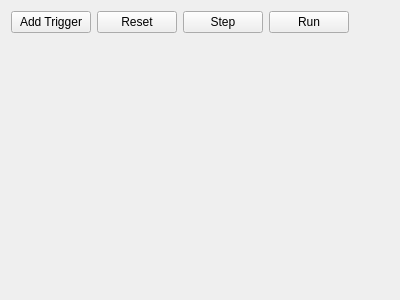
<?xml version="1.0" encoding="UTF-8"?>
<ui version="4.0">
 <class>TriggerManagerWidget</class>
 <widget class="QWidget" name="TriggerManagerWidget">
  <property name="geometry">
   <rect>
    <x>0</x>
    <y>0</y>
    <width>400</width>
    <height>300</height>
   </rect>
  </property>
  <property name="windowTitle">
   <string>Manage Triggers</string>
  </property>
  <layout class="QVBoxLayout" name="verticalLayout">
   <item>
    <layout class="QHBoxLayout" name="horizontalLayout">
     <item>
      <widget class="QPushButton" name="pushButtonAddTrigger">
       <property name="text">
        <string>Add Trigger</string>
       </property>
      </widget>
     </item>
     <item>
      <widget class="QPushButton" name="pushButtonReset">
       <property name="text">
        <string>Reset</string>
       </property>
      </widget>
     </item>
     <item>
      <widget class="QPushButton" name="pushButtonStep">
       <property name="text">
        <string>Step</string>
       </property>
      </widget>
     </item>
     <item>
      <widget class="QPushButton" name="pushButtonRun">
       <property name="text">
        <string>Run</string>
       </property>
       <property name="checkable">
        <bool>true</bool>
       </property>
      </widget>
     </item>
     <item>
      <spacer name="horizontalSpacer">
       <property name="orientation">
        <enum>Qt::Orientation::Horizontal</enum>
       </property>
       <property name="sizeHint" stdset="0">
        <size>
         <width>40</width>
         <height>20</height>
        </size>
       </property>
      </spacer>
     </item>
    </layout>
   </item>
   <item>
    <widget class="QScrollArea" name="scrollAreaLoci">
     <property name="frameShape">
      <enum>QFrame::Shape::NoFrame</enum>
     </property>
     <property name="frameShadow">
      <enum>QFrame::Shadow::Plain</enum>
     </property>
     <property name="lineWidth">
      <number>0</number>
     </property>
     <property name="horizontalScrollBarPolicy">
      <enum>Qt::ScrollBarPolicy::ScrollBarAlwaysOff</enum>
     </property>
     <property name="sizeAdjustPolicy">
      <enum>QAbstractScrollArea::SizeAdjustPolicy::AdjustToContents</enum>
     </property>
     <property name="widgetResizable">
      <bool>true</bool>
     </property>
     <widget class="QWidget" name="scrollAreaWidgetContents">
      <property name="geometry">
       <rect>
        <x>0</x>
        <y>0</y>
        <width>382</width>
        <height>249</height>
       </rect>
      </property>
      <property name="sizePolicy">
       <sizepolicy hsizetype="Minimum" vsizetype="Minimum">
        <horstretch>0</horstretch>
        <verstretch>0</verstretch>
       </sizepolicy>
      </property>
      <layout class="QVBoxLayout" name="verticalLayoutWrapper">
       <property name="spacing">
        <number>0</number>
       </property>
       <property name="leftMargin">
        <number>0</number>
       </property>
       <property name="topMargin">
        <number>0</number>
       </property>
       <property name="rightMargin">
        <number>0</number>
       </property>
       <property name="bottomMargin">
        <number>0</number>
       </property>
       <item>
        <widget class="QWidget" name="widgetCompressedContent" native="true">
         <property name="sizePolicy">
          <sizepolicy hsizetype="Minimum" vsizetype="Minimum">
           <horstretch>0</horstretch>
           <verstretch>0</verstretch>
          </sizepolicy>
         </property>
         <layout class="QVBoxLayout" name="verticalLayoutContent"/>
        </widget>
       </item>
       <item>
        <spacer name="verticalSpacer">
         <property name="orientation">
          <enum>Qt::Orientation::Vertical</enum>
         </property>
         <property name="sizeHint" stdset="0">
          <size>
           <width>20</width>
           <height>40</height>
          </size>
         </property>
        </spacer>
       </item>
      </layout>
     </widget>
    </widget>
   </item>
  </layout>
 </widget>
 <resources/>
 <connections>
  <connection>
   <sender>pushButtonAddTrigger</sender>
   <signal>clicked()</signal>
   <receiver>TriggerManagerWidget</receiver>
   <slot>addTrigger()</slot>
   <hints>
    <hint type="sourcelabel">
     <x>49</x>
     <y>22</y>
    </hint>
    <hint type="destinationlabel">
     <x>199</x>
     <y>149</y>
    </hint>
   </hints>
  </connection>
  <connection>
   <sender>pushButtonRun</sender>
   <signal>clicked(bool)</signal>
   <receiver>TriggerManagerWidget</receiver>
   <slot>runExecution(bool)</slot>
   <hints>
    <hint type="sourcelabel">
     <x>221</x>
     <y>22</y>
    </hint>
    <hint type="destinationlabel">
     <x>199</x>
     <y>149</y>
    </hint>
   </hints>
  </connection>
  <connection>
   <sender>pushButtonStep</sender>
   <signal>clicked()</signal>
   <receiver>TriggerManagerWidget</receiver>
   <slot>stepExecution()</slot>
   <hints>
    <hint type="sourcelabel">
     <x>135</x>
     <y>22</y>
    </hint>
    <hint type="destinationlabel">
     <x>199</x>
     <y>149</y>
    </hint>
   </hints>
  </connection>
  <connection>
   <sender>pushButtonReset</sender>
   <signal>clicked()</signal>
   <receiver>TriggerManagerWidget</receiver>
   <slot>resetExecution()</slot>
   <hints>
    <hint type="sourcelabel">
     <x>135</x>
     <y>22</y>
    </hint>
    <hint type="destinationlabel">
     <x>199</x>
     <y>149</y>
    </hint>
   </hints>
  </connection>
 </connections>
 <slots>
  <slot>addTrigger()</slot>
  <slot>stepExecution()</slot>
  <slot>runExecution(bool)</slot>
  <slot>resetExecution()</slot>
 </slots>
</ui>
